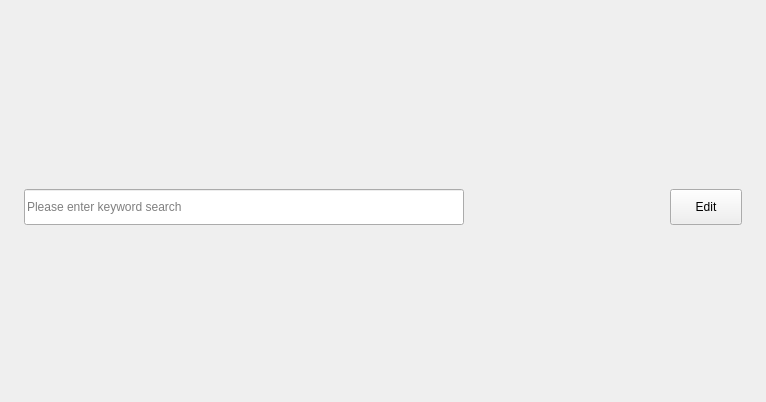
<?xml version="1.0" encoding="UTF-8"?>
<ui version="4.0">
 <class>DeviceList</class>
 <widget class="QWidget" name="DeviceList">
  <property name="geometry">
   <rect>
    <x>0</x>
    <y>0</y>
    <width>766</width>
    <height>402</height>
   </rect>
  </property>
  <property name="windowTitle">
   <string>Form</string>
  </property>
  <property name="styleSheet">
   <string notr="true"/>
  </property>
  <layout class="QVBoxLayout" name="verticalLayout">
   <property name="spacing">
    <number>10</number>
   </property>
   <property name="leftMargin">
    <number>24</number>
   </property>
   <property name="topMargin">
    <number>16</number>
   </property>
   <property name="rightMargin">
    <number>0</number>
   </property>
   <property name="bottomMargin">
    <number>4</number>
   </property>
   <item>
    <layout class="QHBoxLayout" name="horizontalLayout">
     <property name="spacing">
      <number>10</number>
     </property>
     <property name="rightMargin">
      <number>24</number>
     </property>
     <item>
      <widget class="QLabel" name="m_title">
       <property name="text">
        <string/>
       </property>
      </widget>
     </item>
     <item>
      <spacer name="horizontalSpacer">
       <property name="orientation">
        <enum>Qt::Horizontal</enum>
       </property>
       <property name="sizeHint" stdset="0">
        <size>
         <width>40</width>
         <height>20</height>
        </size>
       </property>
      </spacer>
     </item>
     <item>
      <widget class="QLabel" name="m_records">
       <property name="text">
        <string/>
       </property>
      </widget>
     </item>
    </layout>
   </item>
   <item>
    <widget class="QWidget" name="m_control_line" native="true">
     <layout class="QHBoxLayout" name="horizontalLayout_2">
      <property name="spacing">
       <number>10</number>
      </property>
      <property name="leftMargin">
       <number>0</number>
      </property>
      <property name="topMargin">
       <number>0</number>
      </property>
      <property name="rightMargin">
       <number>24</number>
      </property>
      <property name="bottomMargin">
       <number>0</number>
      </property>
      <item>
       <widget class="QLineEdit" name="m_search">
        <property name="minimumSize">
         <size>
          <width>440</width>
          <height>36</height>
         </size>
        </property>
        <property name="maximumSize">
         <size>
          <width>440</width>
          <height>36</height>
         </size>
        </property>
        <property name="placeholderText">
         <string>Please enter keyword search</string>
        </property>
       </widget>
      </item>
      <item>
       <spacer name="horizontalSpacer_2">
        <property name="orientation">
         <enum>Qt::Horizontal</enum>
        </property>
        <property name="sizeHint" stdset="0">
         <size>
          <width>40</width>
          <height>20</height>
         </size>
        </property>
       </spacer>
      </item>
      <item>
       <widget class="QPushButton" name="m_edit">
        <property name="minimumSize">
         <size>
          <width>72</width>
          <height>36</height>
         </size>
        </property>
        <property name="maximumSize">
         <size>
          <width>72</width>
          <height>36</height>
         </size>
        </property>
        <property name="text">
         <string>Edit</string>
        </property>
       </widget>
      </item>
     </layout>
    </widget>
   </item>
   <item>
    <widget class="KS::FPFileTable" name="m_table" native="true"/>
   </item>
  </layout>
 </widget>
 <customwidgets>
  <customwidget>
   <class>KS::FPFileTable</class>
   <extends>QWidget</extends>
   <header>src/ui/file-protected/fp-file-table.h</header>
   <container>1</container>
  </customwidget>
 </customwidgets>
 <resources/>
 <connections/>
</ui>
